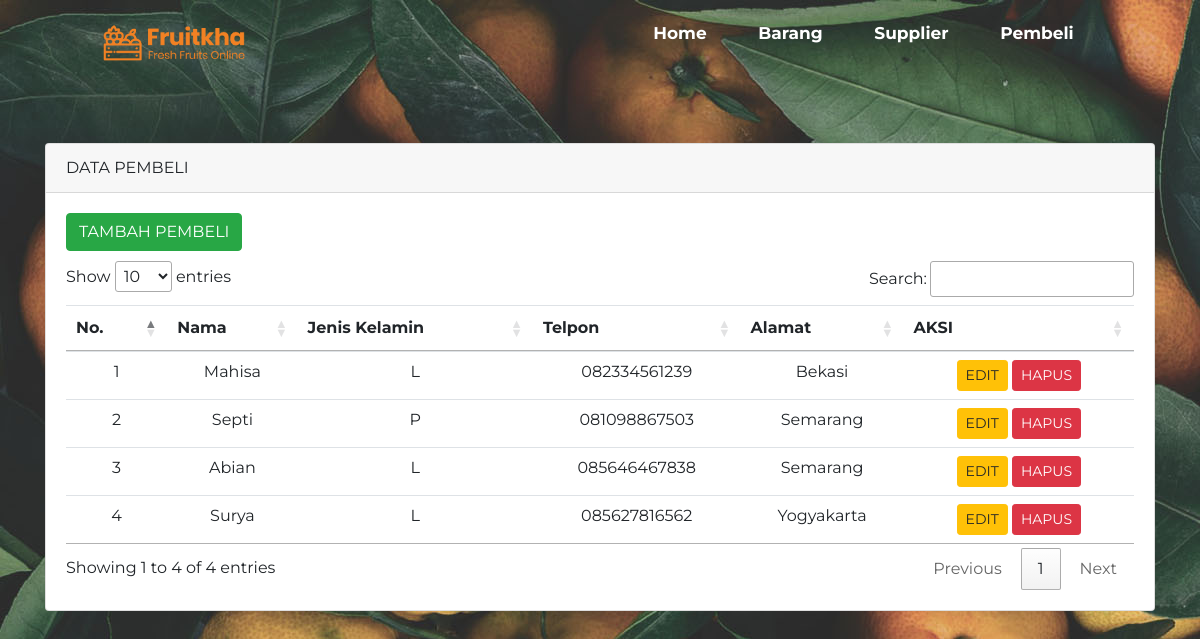
Page /Tugas-Fergi/pembeli/index.php on the committed database.
### tables this page shows
CREATE TABLE `pembeli` (
  `id_pembeli` int(11) NOT NULL,
  `nama_pembeli` varchar(30) NOT NULL,
  `jk` char(1) DEFAULT NULL,
  `no_telp` char(14) DEFAULT NULL,
  `alamat` varchar(50) DEFAULT NULL
);

### Tugas-Fergi/pembeli/index.php (the view, shortened to what this page needs)
<?php
include '../koneksi.php';
$query = mysqli_query($conn, "SELECT * FROM pembeli");
?>
<!DOCTYPE html>
<html lang="en">
<head>
    <link rel="stylesheet" href="https://unpkg.com/swiper@8/swiper-bundle.min.css" />
    <link rel="stylesheet" href="https://use.fontawesome.com/releases/v5.15.4/css/all.css">
    <link rel="stylesheet" href="https://stackpath.bootstrapcdn.com/bootstrap/4.4.1/css/bootstrap.min.css">
    <link rel="stylesheet" href="//cdn.datatables.net/1.10.20/css/jquery.dataTables.min.css">
    <link rel="stylesheet" href="../style.css">
</head>
<body>
    <div class="container">
        <nav>
            <img src="../img/logo.png" alt="" width="150px">
            <ul>
                <li><a href="../index.php">Home</a></li>
                <li><a href="../barang/index.php">Barang</a></li>
                <li><a href="../supplier/index.php">Supplier</a></li>
                <li><a href="index.php">Pembeli</a></li>
            </ul>
        </nav>
    </div>
    <div class="container" style="margin-top: 80px">
        <div class="row">
            <div class="col-md-12">
                <div class="card">
                    <div class="card-header">
                        DATA PEMBELI
                    </div>
                    <div class="card-body">
                        <button type="button" class="btn btn-success" data-toggle="modal" data-target="#tambah" style="margin-bottom: 10px">TAMBAH PEMBELI</button>
                        <table class="table table-hover text-center" id="Table">
                            <thead>
                                <tr>
                                    <th scope="col">No.</th>
                                    <th scope="col">Nama</th>
                                    <th scope="col">Jenis Kelamin</th>
                                    <th scope="col">Telpon</th>
                                    <th scope="col">Alamat</th>
                                    <th scope="col">AKSI</th>
                                </tr>
                            </thead>
                            <tbody>
                                <?php
                                $no = 1;
                                while ($row = mysqli_fetch_array($query)) {
                                ?>
                                    <tr>
                                        <td><?php echo $no++ ?></td>
                                        <td><?php echo $row['nama_pembeli'] ?></td>
                                        <td><?php echo $row['jk'] ?></td>
                                        <td><?php echo $row['no_telp'] ?></td>
                                        <td><?php echo $row['alamat'] ?></td>
                                        <td class="text-center">
                                            <a href="#" class="btn btn-sm btn-warning" data-toggle="modal" name="edit" data-target="#edit<?= $no ?>">EDIT</a>
                                            <a href="#" class="btn btn-sm btn-danger" data-toggle="modal" name="hapus" data-target="#hapus<?= $no ?>">HAPUS</a>
                                        </td>
                                    </tr>
                                <?php } ?>
                            </tbody>
                        </table>
                    </div>
                </div>
            </div>
        </div>
    </div>
</body>
</html>

### Tugas-Fergi/style.css (style rules this page uses)
* { padding: 0%; margin: 0; font-family: 'Montserrat', sans-serif; }
body { background-image: url("img/hero-bg.jpg"); }
nav { width: 90%; margin: auto; padding-top: 20px; display: flex; justify-content: space-between; align-items: center; }
nav ul { display: flex; list-style-type: none; }
nav ul li { margin:0 5px; }
nav ul a { text-decoration: none; padding: 0.3rem 1.3rem; font-size: 17px; font-weight: bold; color: #fff; position: relative; z-index: 1; }
nav ul a::after { content: ""; width: 0%; height: 100%; position: absolute; top:0; left:0px; border-radius: 20px; background-color: #9fe173; z-index: -1; transition: 0.5s; }

### rows in the picture
pembeli: nama_pembeli "Mahisa", jk "L", no_telp "082334561239", alamat "Bekasi"
pembeli: nama_pembeli "Septi", jk "P", no_telp "081098867503", alamat "Semarang"
pembeli: nama_pembeli "Abian", jk "L", no_telp "085646467838", alamat "Semarang"
pembeli: nama_pembeli "Surya", jk "L", no_telp "085627816562", alamat "Yogyakarta"
